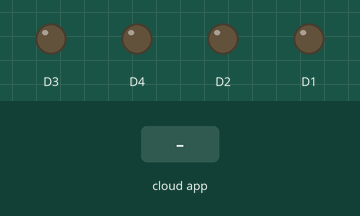
Simulated run of this sketch. Board: ESP8266 (NodeMCU). On the bench: output pins drawn as LEDs (lit = HIGH). The inputs (shaded band) are chosen by the test bench. WiFi joins after 1.5 s; servers stay silent unless stated; what the sketch prints to the serial monitor is not drawn.

Above: at 2.7 s.
2.8 s: the phone or cloud app sets led1 to 1
At 4.0 s:
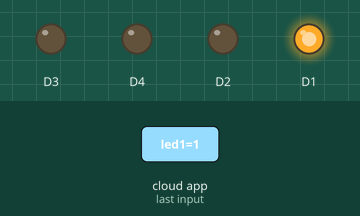
4.3 s: the phone or cloud app sets led2 to 1
At 5.2 s:
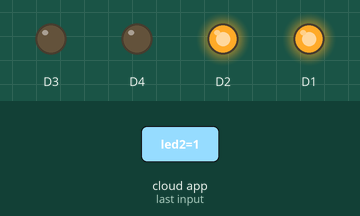
5.8 s: the phone or cloud app sets led3 to 1
At 6.4 s:
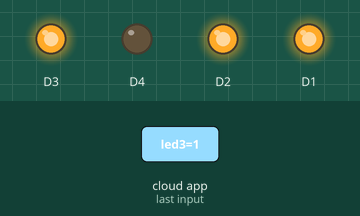
7.3 s: the phone or cloud app sets led4 to 1
At 8.5 s:
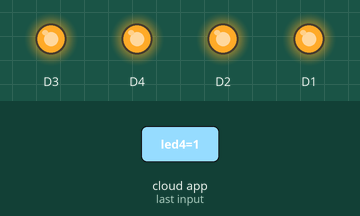
8.8 s: the phone or cloud app sets led1 to 0
At 9.9 s:
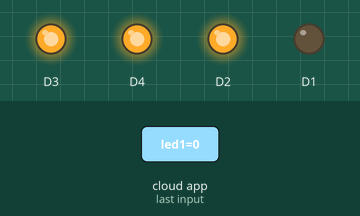
10.3 s: the phone or cloud app sets led2 to 0
At 11.0 s:
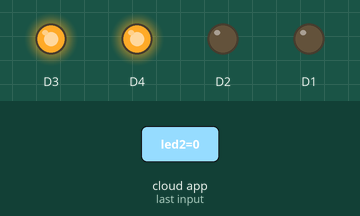
Timing chart, 0 to 12.8 s (numbered marks = the images above; inputs shaded):
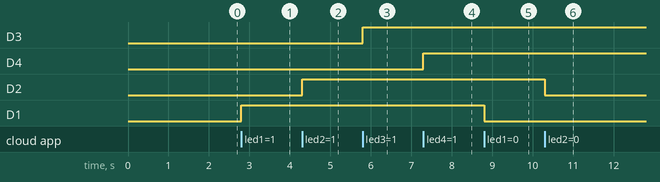

Measured:
- after the input at 2.8 s, D1: LOW → HIGH at once
- after the input at 4.3 s, D2: LOW → HIGH at once
- after the input at 5.8 s, D3: LOW → HIGH at once
- after the input at 7.3 s, D4: LOW → HIGH at once
- after the input at 8.8 s, D1: HIGH → LOW at once
- after the input at 10.3 s, D2: HIGH → LOW at once

The sketch:

internet_switch_multi_device.ino
```cpp
#define _DISABLE_TLS_
#define _DEBUG_
#define THINGER_SERVER "serverIP" //Enter your thinger server ip address

#include <SPI.h>
#include <ESP8266WiFi.h>
#include <ThingerWifi.h>
#include <DNSServer.h>
#include <ESP8266WebServer.h>
#include <WiFiManager.h>
#define USERNAME "username" //Enter username
#define DEVICE_ID "deviceID"  //Enter device ID
#define DEVICE_CREDENTIAL "deviceCredential"  //Enter device credentials


ThingerWifi thing(USERNAME, DEVICE_ID, DEVICE_CREDENTIAL);

void setup() {
  pinMode(D1, OUTPUT);
  pinMode(D2, OUTPUT);
  pinMode(D3, OUTPUT);
  pinMode(D4, OUTPUT);
  Serial.begin(115200);
  WiFiManager wifiManager;
  wifiManager.autoConnect("Smart-Plug");  //AP name
  Serial.println("connected...yeey! :)");

  // digital pin control example (i.e. turning on/off a light, a relay, configuring a parameter, etc)

  //Device 1
  thing["led1"] << [](pson & in) {
    if (in.is_empty()) {
      in = (bool) digitalRead(D1);
    }
    else {
      digitalWrite(D1, in ? HIGH : LOW);
    }
  };
  //Device 2
  thing["led2"] << [](pson & in) {
    if (in.is_empty()) {
      in = (bool) digitalRead(D2);
    }
    else {
      digitalWrite(D2, in ? HIGH : LOW);
    }
  };
  //Device 3
  thing["led3"] << [](pson & in) {
    if (in.is_empty()) {
      in = (bool) digitalRead(D3);
    }
    else {
      digitalWrite(D3, in ? HIGH : LOW);
    }
  };
  //Device 4
  thing["led4"] << [](pson & in) {
    if (in.is_empty()) {
      in = (bool) digitalRead(D4);
    }
    else {
      digitalWrite(D4, in ? HIGH : LOW);
    }
  };

  // resource output example (i.e. reading a sensor value)
  thing["millis"] >> outputValue(millis());
  // more details at http://docs.thinger.io/arduino/
}

void loop() {
  thing.handle();

}
```
